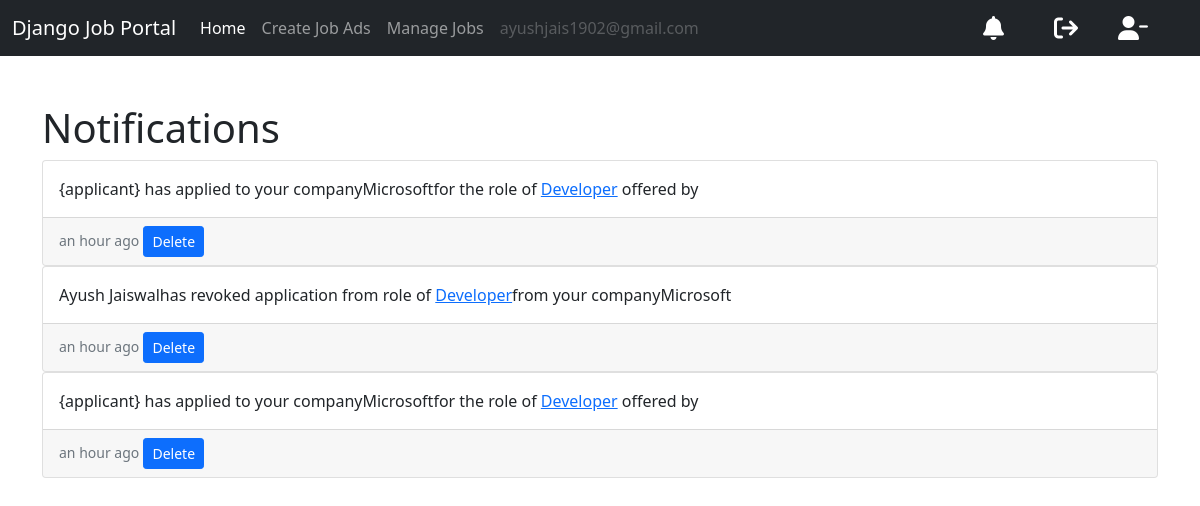
The page /notifications/notifications/ (signed in) on the database its author committed.
### users/models.py (models this page shows)
class User(AbstractUser):
    email = models.EmailField(unique = False)
    username_validator = UnicodeUsernameValidator()
    username = models.CharField(
        _("username"),
        max_length=150,
        unique=False,
        help_text=_(
            "Required. 150 characters or fewer. Letters, digits and @/./+/-/_ only."
        ),
        validators=[username_validator],
        error_messages={
            "unique": _("A user with that username already exists."),
        },
    )
    is_recruiter = models.BooleanField(default = False)
    is_applicant = models.BooleanField(default = False)
    has_resume = models.BooleanField(default = False)
    has_company = models.BooleanField(default = False)
    is_verified = models.BooleanField(default=None, null=True)
    email_hash = models.CharField(max_length=50, blank=True, null=True)
    class Meta:
        unique_together = ('email', 'is_verified')

### notifications/models.py (models this page shows, shortened)
class Notif(models.Model):
    user = models.ForeignKey(User, on_delete=models.CASCADE)
    content = models.TextField(blank = True, null = True)
    timestamp = models.DateTimeField(auto_now_add = True)

### notifications/views.py (the view)
# urls.py: path('notifications/',include('notifications.urls')),
def notifications (request):
    if request.user.is_authenticated:
        notifs = Notif.objects.filter(user=request.user).order_by('-timestamp')
        context = {'notifs':notifs, 'user':request.user}
        return render(request, 'notifications/notifications.html', context)
    else:
        messages.warning(request, 'Permission Denied')
        return redirect('dashboard')

### templates/notifications/notifications.html
{% extends 'base.html' %}
{% load humanize %}
{% block content %}
<h1>Notifications</h1>
{% for notif in notifs %}
<div >
    <div class="card h-100">
        <div class="card-body">
            <p class="card-text"> {{notif.content|safe}} </p>
        </div>
        <div class="card-footer">
            <small class="text-muted">{{notif.timestamp|naturaltime}}</small>
            <a class="btn btn-primary btn-sm" href = "{% url 'delete-notification' notif.pk %}"> Delete </a>
        </div>
    </div>
</div>
{% endfor %}
{% endblock content %}

### templates/base.html (shortened to what this page needs)
<!DOCTYPE html>
<html lang="en">
<head>
    <link href = "https://cdnjs.cloudflare.com/ajax/libs/font-awesome/6.4.0/css/all.min.css" rel = "stylesheet" type="text/css"/>
    <link href = "https://cdn.jsdelivr.net/npm/bootstrap@5.0.2/dist/css/bootstrap.min.css" rel = "stylesheet"
>
</head>
<body>
    <nav class="navbar navbar-expand-lg navbar-dark bg-dark">
        <div class="container-fluid">
            <a class="navbar-brand" href="{% url 'home' %}">Django Job Portal</a>
            <div class="collapse navbar-collapse" id="navbarSupportedContent">
                {% if request.user.is_authenticated %}
                {% if request.user.is_applicant %}
                <ul class="navbar-nav me-auto mb-2 mb-lg-0">
                    <li class="nav-item">
                        <a class="nav-link active" aria-current="page" href="{% url 'dashboard' %}">Home</a>
                    </li>
                    {% if request.user.has_resume %}
                    <li class="nav-item">
                        <a class="nav-link" href="{% url 'job-listing' %}">Apply to Jobs</a>
                    </li>
                    <li class="nav-item">
                        <a class="nav-link" aria-current="page" href="{% url 'applied-jobs' %}">Manage Job Applications</a>
                    </li>
                    <li class="nav-item">
                        <a class="nav-link" aria-current="page" href="{% url 'update-resume' %}">Update Resume</a>
                    </li>
                    {% else %}
                    <li class="nav-item">
                        <a class="nav-link" href="{% url 'update-resume' %}">Create Resume</a>
                    </li>
                    {% endif %}
                    <li class="nav-item">
                        <a class="nav-link disabled" href="#" tabindex="-1" aria-disabled="true">{{request.user.email}}</a>
                    </li>
                </ul>
                {% elif request.user.is_recruiter %}
                <ul class="navbar-nav me-auto mb-2 mb-lg-0">
                    <li class="nav-item">
                        <a class="nav-link active" aria-current="page" href="{% url 'dashboard' %}">Home</a>
                    </li>
                    {% if request.user.has_company %}
                    <li class="nav-item">
                        <a class="nav-link" href="{% url 'create-job' %}">Create Job Ads</a>
                    </li>
                    <li class="nav-item">
                        <a class="nav-link" href="{% url 'manage-jobs' %}">Manage Jobs</a>
                    </li>
                    {% else %}
                    <li class="nav-item">
                        <a class="nav-link" href="{% url 'update-company' %}">Create Company</a>
                    </li>
                    {% endif %}
                    <li class="nav-item">
                        <a class="nav-link disabled" href="#" tabindex="-1" aria-disabled="true">{{request.user.email}}</a>
                    </li>
                </ul>
                {% endif %}
                <a href="{% url 'notifications' %}" class="notification-link" style="margin-right: 50px;color:white">
                    <i class="fa-sharp fa-solid fa-bell fa-xl"></i>
                </a>
                <a href="{% url 'logout' %}"  style="margin-right: 40px;color:white;">
                    <i class="fa-sharp fa-solid fa-arrow-right-from-bracket fa-xl"></i>
                </a>
                <a href="{% url 'delete-user' %}"style="margin-right: 40px;color:white;" >
                    <i class="fa-solid fa-user-minus fa-xl"></i>
                </a>
                {% endif %}
            </div>
        </div>
    </nav>
    <div class="container mt-5">
        {% block content %}
        {% endblock content %}
    </div>
</body>
</html>

### rows shown on the page
User: user.email "ayushjais1902@gmail.com"
Notif: content "{applicant} has applied to your companyMicrosoftfor the role of Developer offered by", timestamp "an hour ago"
Notif: content "Ayush Jaiswalhas revoked application from role of Developer from your companyMicrosoft", timestamp "an hour ago"
Notif: content "{applicant} has applied to your companyMicrosoftfor the role of Developer offered by", timestamp "an hour ago"
